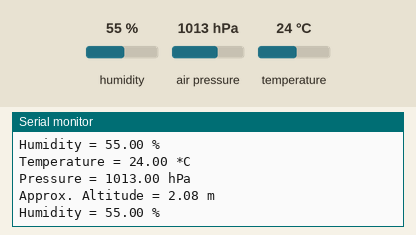
Recording of a sketch running on a simulated Arduino Uno, built with avr-gcc and run on an emulated ATmega328P. Shown: the last lines printed to the serial monitor. The inputs (shaded band) are chosen by the test bench; at power-on: humidity 55 %, air pressure 1013 hPa, temperature 24 °C.

Above: at 1.2 s.
1.3 s: humidity set to 22 %
At 2.6 s:
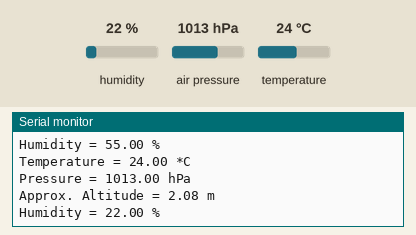
2.8 s: air pressure set to 952 hPa
At 3.6 s:
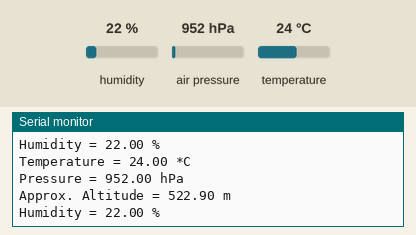

The sketch:

BME280.ino
```cpp
#include <Wire.h>
#include <SPI.h>
#include <Adafruit_Sensor.h>
#include <Adafruit_BME280.h>

#define BME_SCK 13
#define BME_MISO 12
#define BME_MOSI 11
#define BME_CS 10

#define SEALEVELPRESSURE_HPA (1013.25)

Adafruit_BME280 bme; // I2C
//Adafruit_BME280 bme(BME_CS); // hardware SPI
//Adafruit_BME280 bme(BME_CS, BME_MOSI, BME_MISO, BME_SCK); // software SPI

unsigned long delayTime;

void setup() {
    Serial.begin(9600);
    while(!Serial);    // time to get serial running
    Serial.println(F("BME280 test"));

    unsigned status;

    // default settings
    // (you can also pass in a Wire library object like &Wire2)
    status = bme.begin(0x76);
    if (!status) {
        Serial.println("Could not find a valid BME280 sensor, check wiring, address, sensor ID!");
        Serial.print("SensorID was: 0x"); Serial.println(bme.sensorID(),16);
        Serial.print("        ID of 0xFF probably means a bad address, a BMP 180 or BMP 085\n");
        Serial.print("   ID of 0x56-0x58 represents a BMP 280,\n");
        Serial.print("        ID of 0x60 represents a BME 280.\n");
        Serial.print("        ID of 0x61 represents a BME 680.\n");
        while (1);
    }

    Serial.println("-- Default Test --");
    delayTime = 1000;

    Serial.println();
}


void loop() {
    printValues();
    delay(delayTime);
}


void printValues() {
    Serial.print("Temperature = ");
    Serial.print(bme.readTemperature());
    Serial.println(" *C");

    Serial.print("Pressure = ");

    Serial.print(bme.readPressure() / 100.0F);
    Serial.println(" hPa");

    Serial.print("Approx. Altitude = ");
    Serial.print(bme.readAltitude(SEALEVELPRESSURE_HPA));
    Serial.println(" m");

    Serial.print("Humidity = ");
    Serial.print(bme.readHumidity());
    Serial.println(" %");

    Serial.println();
}
```

Measured:
- after the input at 1.3 s, the serial monitor: prints a new line after 0.88 s (image 1)
- after the input at 2.8 s, the serial monitor: prints a new line after 0.36 s (image 2)
